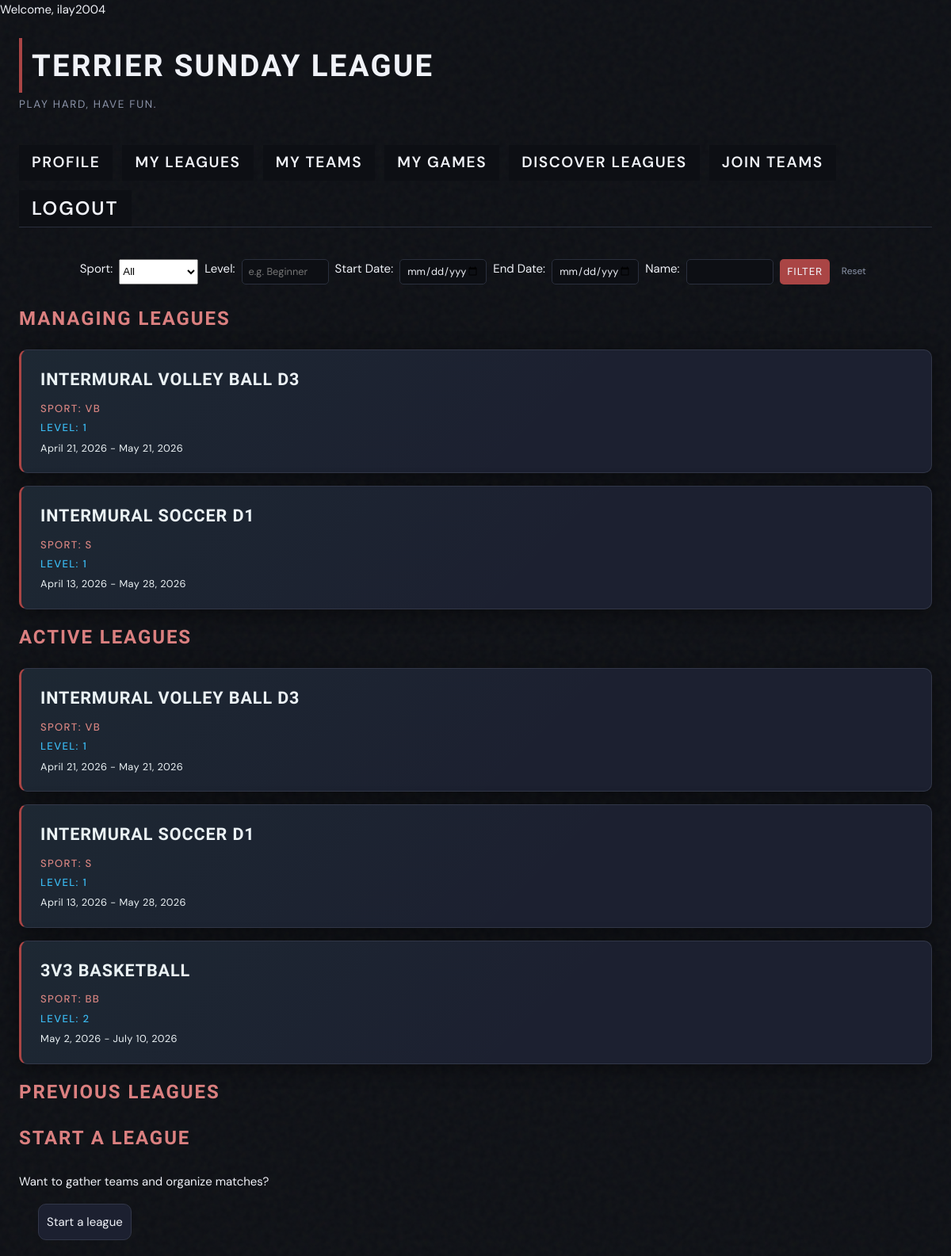
Page /sundayleague/my_leagues/ (signed in) on the committed database.
### SundayLeague/models.py (models this page shows, shortened)
class League(models.Model):
  SPORT_CHOICES = [
        ("BB", "Basketball"),
        ("BM", "Badminton"),
        ("VB", "Volleyball"),
        ("FF", "Flag Football"),
        ("T", "Tennis"),
        ("PP", "Ping Pong"),
        ("S", "Soccer"),
        ("PB", "Pickle Ball"),
        ("SB", "Spike Ball"),
        ("WB", "Wiffle Ball"),
        ("KB", "Kickball"),
    ]
  LEVEL_CHOICES = [
      ("1", "Casual (All, or some team members should be new to this sport)"),
      ("2", "Intermediate (Most team members should be familiar and have experience with this sport)"),
      ("3", "Competitive (Most team members should be familiar and playing to win)"),
  ]
  league_admin = models.ForeignKey(User, on_delete=models.CASCADE) # Controls league settings and can admit teams
  sport_type = models.CharField(blank=False, max_length=2,
                                choices = SPORT_CHOICES
                                )
  is_discoverable = models.BooleanField(default=True)
  max_teams = models.IntegerField(default=10)
  league_name = models.TextField(blank=False, default='Unnamed League')
  season_start = models.DateField()
  season_end = models.DateField()
  level = models.CharField(blank=False, max_length=1,
                           choices=LEVEL_CHOICES)
  bio = models.TextField(blank=True, null=True)
  picture = models.ImageField(blank=True, null=True)
  def __str__(self):
    return ''+self.league_name + '-' +self.sport_type

### SundayLeague/views.py (the view)
# urls.py: path('my_leagues/', MyLeagues.as_view(), name='my_leagues'),
class MyLeagues(LoginRequiredMixin, ListView):
  login_url = 'login/'
  redirect_field_name = 'redirect_to'
  model = League
  template_name = 'SundayLeague/my_pages/my_leagues.html'
  context_object_name = 'leagues'
  def get_queryset(self):
    profile = SLProfile.objects.get(user=self.request.user)
    teams = profile.getTeams().values_list("id", flat=True)
    queryset = League.objects.filter(Q(teams__id__in=teams) |  Q(league_admin=self.request.user)).distinct()
    print("USER:", self.request.user)
    print("TEAMS:", teams)
    print("TEAM IDS:", list(teams.values_list("id", flat=True)))
    print("LEAGUES FOUND:", queryset)
    sport = self.request.GET.get('sport')
    level = self.request.GET.get('level')
    start_date = self.request.GET.get('start_date')
    end_date = self.request.GET.get('end_date')
    league_name = self.request.GET.get('name')
    if sport:
      queryset = queryset.filter(sport_type=sport)
    if level:
      queryset = queryset.filter(level__icontains=level)
    if start_date:
      queryset = queryset.filter(season_start__gte=start_date)
    if end_date:
      queryset = queryset.filter(season_end__lte=end_date)
    if league_name:
      queryset = queryset.filter(league_name__icontains=league_name)
    print("LEAGUES FINALIZED:", queryset)
    return queryset
  def get_context_data(self, **kwargs):
      context = super().get_context_data(**kwargs)
      leagues = context['leagues']
      now = timezone.localdate()
      context['managing'] = leagues.filter(league_admin = self.request.user)
      context['active'] = leagues.filter(season_start__lte=now, season_end__gte=now)
      context['previous'] = leagues.filter(season_end__lt=now)
      context['sport_choices'] = League.SPORT_CHOICES
      return context

### SundayLeague/models.py (called while the page is built)
  def getTeams(self):
    return Team.objects.filter(teammember__user=self.user)

### SundayLeague/templates/SundayLeague/my_pages/my_leagues.html (shortened to what this page needs)
{% extends 'SundayLeague/base.html' %}
{% block content %}
  {% include 'SundayLeague/search_forms/basic_filter.html' %}
  <h2> Managing Leagues </h2>
  {% for league in managing %}
    <a href="{% url 'detail_league' league.pk %}">
      <div class="card">
        <p class="league-title">{{league.league_name}}</p>
        <p class="type-text">Sport: {{league.sport_type}}</p>
        <p class="seriousness">Level: {{league.level}}</p>
        <p class="dates">{{league.season_start}} - {{league.season_end}}</p>
      </div>
    </a>
  {% endfor %}
  <h2>Active Leagues</h2>
  {% for league in active %}
    <a href="{% url 'detail_league' league.pk %}">
      <div class="card">
        <p class="league-title">{{league.league_name}}</p>
        <p class="type-text">Sport: {{league.sport_type}}</p>
        <p class="seriousness">Level: {{league.level}}</p>
        <p class="dates">{{league.season_start}} - {{league.season_end}}</p>
      </div>
    </a>
  {% endfor %}
  <h2>Previous Leagues</h2>
  <h2>Start a league</h2>
  <div class="column">
    <p>Want to gather teams and organize matches?</p>
    <a href="{% url 'create_league' %}" class="button"> Start a league </a>
  </div>
{% endblock %}

### SundayLeague/templates/SundayLeague/base.html (shortened to what this page needs)
{% load static %}
<!DOCTYPE html>
<html>
  <head>
    <link rel="stylesheet" href="{% static 'sundayleague.css' %}">
  </head>
  <html>
    {% if user.is_authenticated %}
      <p>Welcome, {{ user.username }}</p>
    {% endif %}
    <h1>Terrier Sunday League</h1>
    <h4> Play hard, have fun. </h4>
     <div class="my-stuff">
      {% if user.is_authenticated %}
        <a href="{% url 'detail_profile' user.slprofile.pk %}">Profile</a>
        <a href="{% url 'my_leagues' %}">My Leagues</a>
        <a href="{% url 'my_teams' %}">My Teams</a>
        <a href="{% url 'my_games' %}">My Games</a>
        <a href="{% url 'list_leagues' %}">Discover Leagues</a>
        <a href="{% url 'list_teams' %}">Join teams</a>
        <form method="POST" action="{% url 'logout' %}">
          <input type="submit" value="Logout">
        </form>
      {% else %}
        <a href="{% url 'list_leagues' %}">Discover Leagues</a>
        <a href="{% url 'list_teams' %}">Join teams</a>
        <a href="{% url 'login' %}">Login</a>
        <a href="{% url 'register' %}">Register</a>
      {% endif %}
    </div>
    <hr>
    {% block content %}
    {% endblock %}
  </html>
</html>

### static/sundayleague.css (style rules this page uses)
:root { --bg-base: #0d0f14; --bg-card: #1c2030; --border-subtle: #2a2f3d; --border-card: #323748; --accent-green: #AA4545; --accent-amber: #DB8080; --accent-sky: #3ab8f5; --text-primary: #f0f2f8; --text-secondary: #8b93a8; --text-secondary-light: #f0f2f8; --text-dim: #555d72; --card-shadow: 0 4px 24px rgba(0,0,0,0.45); --glow-green: 0 0 12px rgba(57,232,122,0.25); --glow-amber: 0 0 12px rgba(245,166,35,0.22); }
*, *::before, *::after { box-sizing: border-box; margin: 0; padding: 0; }
h1 { font-family: 'Barlow Condensed', sans-serif; font-size: 2.4rem; font-weight: 700; letter-spacing: 0.06em; text-transform: uppercase; color: var(--text-primary); border-left: 4px solid var(--accent-green); padding: 0.25rem 0 0.25rem 0.75rem; margin: 1.5rem 1.5rem 0.25rem; }
h4 { font-family: 'DM Sans', sans-serif; font-size: 0.85rem; font-weight: 400; color: var(--text-secondary); letter-spacing: 0.12em; text-transform: uppercase; margin: 0 1.5rem 1rem; }
hr { border: none; border-top: 1px solid var(--border-subtle); margin: 0 1.5rem 2rem; }
h2 { font-family: 'Barlow Condensed', sans-serif; font-size: 1.5rem; font-weight: 600; letter-spacing: 0.08em; text-transform: uppercase; color: var(--accent-amber); margin: 0 1.5rem 1.25rem; }
.card { background: var(--bg-card); border: 1px solid var(--border-card); border-radius: 10px; padding: 1.25rem 1.5rem; margin: 0 1.5rem 1rem; box-shadow: var(--card-shadow); cursor: pointer; position: relative; overflow: hidden; transition: transform 0.18s ease, box-shadow 0.18s ease, border-color 0.18s ease; border-left: 3px solid var(--accent-green); }
.card::before { content: ''; position: absolute; inset: 0; background: linear-gradient(135deg, rgba(57,232,122,0.04) 0%, transparent 60%); pointer-events: none; }
.league-title { font-family: 'Barlow Condensed', sans-serif; font-size: 1.35rem; font-weight: 700; letter-spacing: 0.04em; text-transform: uppercase; color: var(--text-primary); margin-bottom: 0.5rem; }
.type-text { font-size: 0.82rem; font-weight: 500; letter-spacing: 0.1em; text-transform: uppercase; color: var(--accent-amber); margin-bottom: 0.2rem; }
.seriousness { font-size: 0.82rem; font-weight: 500; letter-spacing: 0.1em; text-transform: uppercase; color: var(--accent-sky); margin-bottom: 0.35rem; }
.dates { font-size: 0.8rem; color: var(--text-secondary-bright); letter-spacing: 0.03em; }
.my-stuff { display: flex; gap: 0.75rem; flex-wrap: wrap; padding: 1.5rem 1.5rem 0; margin-top: 1rem; }
.my-stuff a { font-family: 'DM Sans', sans-serif; font-size: 1.2rem; font-weight: 600; letter-spacing: 0.08em; text-transform: uppercase; text-decoration: none; padding: 0.45rem 1rem; background: var(--bg-base); transition: color 0.15s ease, border-color 0.15s ease, background 0.15s ease; }
.my-stuff form { display: inline; }
.my-stuff input[type="submit"] { font-family: 'DM Sans', sans-serif; font-size: 1.5rem; font-weight: 600; letter-spacing: 0.08em; text-transform: uppercase; color: var(--text-secondary-bright); padding: 0.45rem 1rem; background: var(--bg-base); border: none; cursor: pointer; transition: color 0.15s ease, border-color 0.15s ease, background 0.15s ease; }
a:link { text-decoration: none; color: var(--text-secondary-bright);; }
.button { background: var(--bg-card); border: 1px solid var(--border-card); border-radius: 10px; padding: 10px; width: fit-content; height: fit-content; margin: 0 1.5rem 1rem; display: block }
.column { margin: 1.5rem 1.5rem 0.25rem; display: flex; flex-direction: column; gap:1rem; }

### rows in the picture
League: league_name "INTERMURAL VOLLEY BALL D3", sport_type "VB", level "1", season_start "April 21, 2026", season_end "May 21, 2026"
League: league_name "INTERMURAL SOCCER D1", sport_type "S", level "1", season_start "April 13, 2026", season_end "May 28, 2026"
League: league_name "3V3 BASKETBALL", sport_type "BB", level "2", season_start "May 2, 2026", season_end "July 10, 2026"

### other values in the picture
{{ user.username }} "ilay2004"
